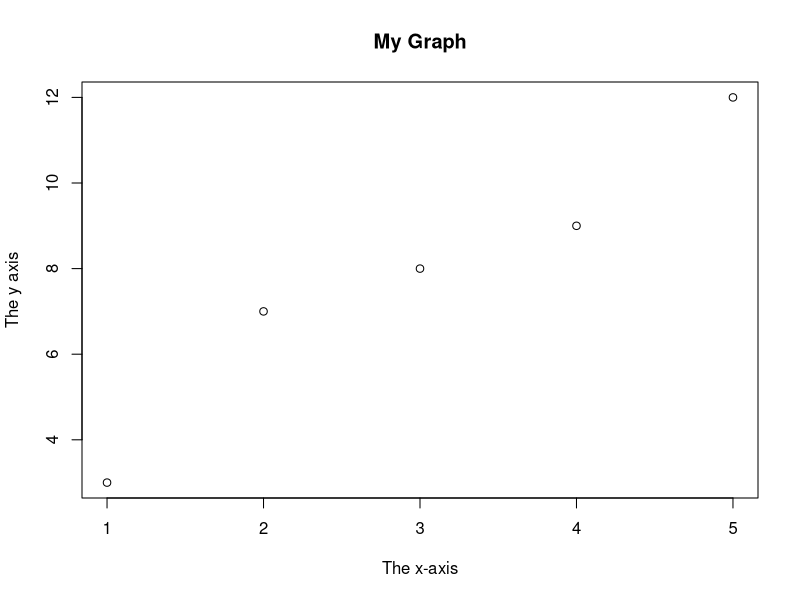
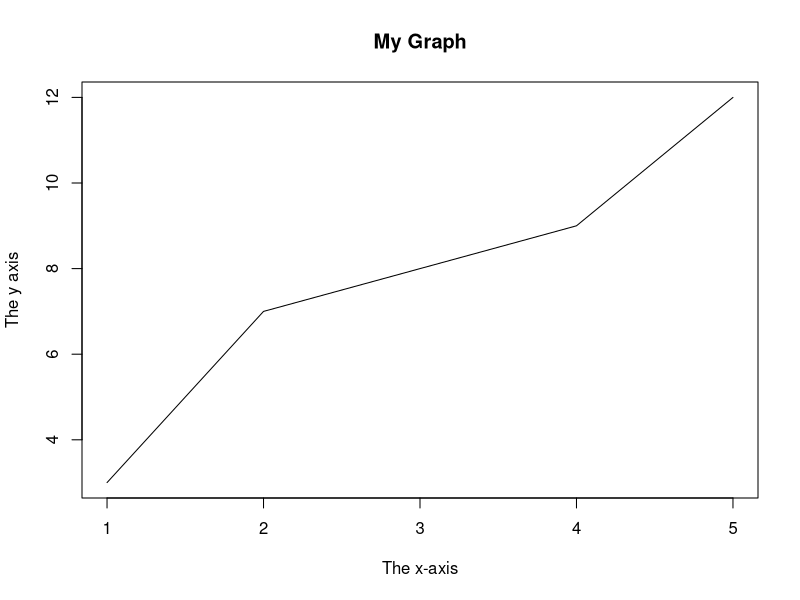
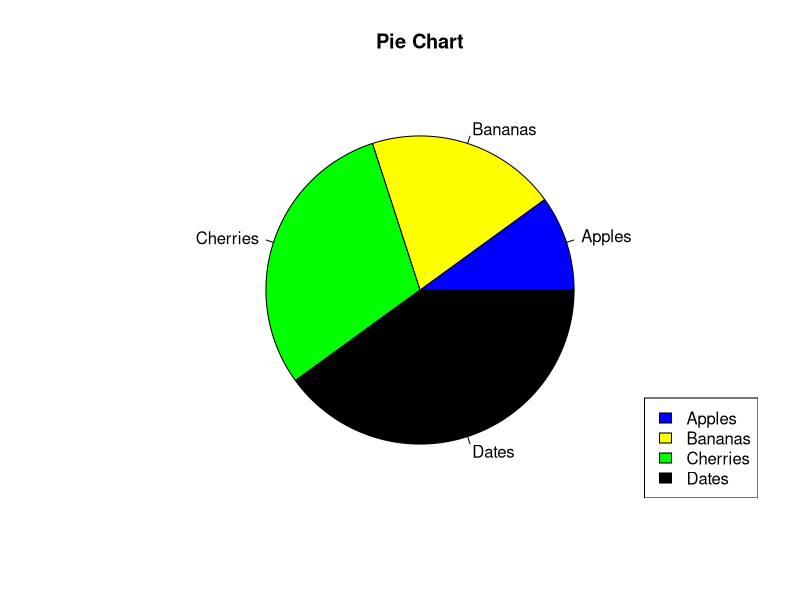
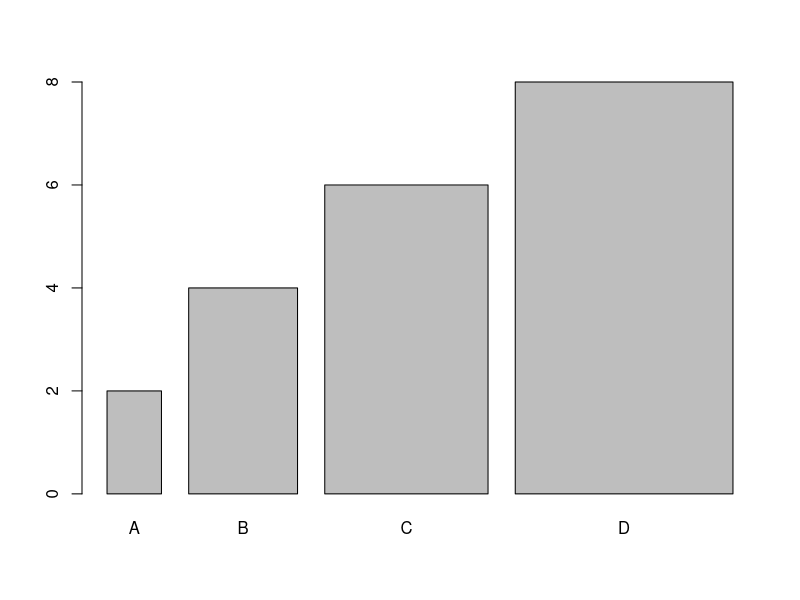

The R source for these figures, in order:
## ---- chunk 1
x <- 10.5

class(x)
## ---- chunk 2
x <- 10
class(x)
print(x)
## ---- chunk 3
z<-10L
class(x)
z<-as.integer(z)
class(z)
print(z)
## ---- chunk 4
x = max(5, 10, 15)
print(x)
x = min(5, 10, 15)
print(x)
x = sqrt(16)
print(x)
x = abs(-4.7)
print(x)
x = ceiling(1.4)
print(x)
x = floor(1.4)
print(x)
## ---- chunk 5
a <- 200
b <- 33

if (b > a) {
  print("b is greater than a")
} else if (a == b) {
  print("a and b are equal")
} else {
  print("a is greater than b")
}

## ---- chunk 6
i <- 1
while (i < 6) {
  print(i)
  i <- i + 1
}

## ---- chunk 7
fruits <- c("banana", "apple", "orange")
# Print fruits
fruits

## ---- chunk 8
numbers <- 1:10
numbers

## ---- chunk 9
thislist <- list("apple", "banana", "cherry")
thislist[1] <- "blackcurrant"

# Print the updated list
thislist

## ---- chunk 10
thismatrix <- matrix(c(1,2,3,4,5,6), nrow = 3, ncol = 2)
print(thismatrix)
# Print the matrix
thismatrix[1, 2]

## ---- chunk 11
# An array with one dimension with values ranging from 1 to 24
thisarray <- c(1:24)
thisarray

# An array with more than one dimension
multiarray <- array(thisarray, dim = c(4, 3, 2))
print(multiarray)
multiarray[2, 3, 2]

## ---- chunk 12
Data_Frame <- data.frame (
  Training = c("Strength", "Stamina", "Other"),
  Pulse = c(100, 150, 120),
  Duration = c(60, 30, 45)
)

Data_Frame[1]
Data_Frame[["Training"]]
Data_Frame$Training

## ---- chunk 13
# Create a factor
music_genre <- factor(c("Jazz", "Rock", "Classic", "Classic", "Pop", "Jazz", "Rock", "Jazz"))

# Print the factor
music_genre

## ---- chunk 14
for (x in 1:10) {
  print(x)
}

## ---- chunk 15
fruits <- list("apple", "banana", "cherry")

for (x in fruits) {
  if (x == "banana") {
    next                                                        # continue statement
  }
  print(x)
}

## ---- chunk 16
x <- c(1, 2, 3, 4, 5)
y <- c(3, 7, 8, 9, 12)


plot(x, y, main="My Graph", xlab="The x-axis", ylab="The y axis")


## ---- chunk 17
x <- c(1, 2, 3, 4, 5)
y <- c(3, 7, 8, 9, 12)


plot(x, y, type="l", main="My Graph", xlab="The x-axis", ylab="The y axis")

## ---- chunk 18
# Create a vector of pies
x <- c(10,20,30,40)
# Create a vector of labels
mylabel <- c("Apples", "Bananas", "Cherries", "Dates")
# Create a vector of colors
colors <- c("blue", "yellow", "green", "black")
# Display the pie chart
pie(x, label = mylabel, main = "Pie Chart", col = colors)
# Display the explanation box
legend("bottomright", mylabel, fill = colors)

## ---- chunk 19
x <- c("A", "B", "C", "D")
y <- c(2, 4, 6, 8)

barplot(y, names.arg = x, width = c(1,2,3,4))

## ---- chunk 20
